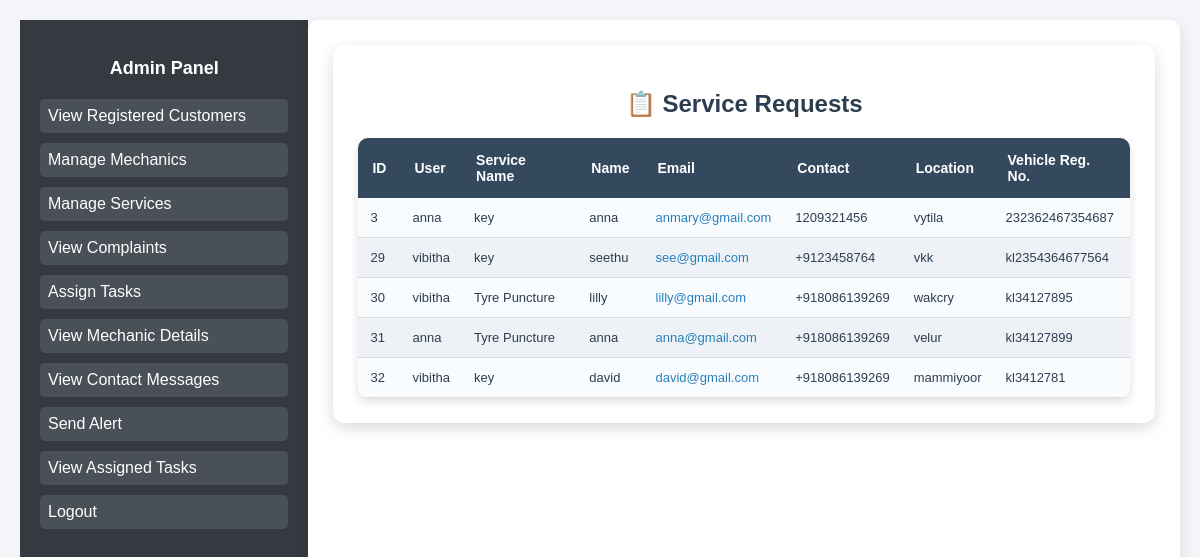
The page /view-requests (signed in) on the database its author committed.
### Home/models.py (models this page shows, shortened)
class ServiceRequest(models.Model):
    user = models.ForeignKey(User, on_delete=models.CASCADE)  # Logged-in user
    service = models.ForeignKey(ServiceProvided, on_delete=models.CASCADE)
    name = models.CharField(max_length=255)
    email = models.EmailField()
    contact_number = models.CharField(max_length=15)
    location = models.CharField(max_length=255)
    state = models.CharField(max_length=100)
    city = models.CharField(max_length=100)
    vehicle_reg_number = models.CharField(max_length=15)

class ServiceProvided(models.Model):
    name = models.CharField(max_length=255)
    picture = models.ImageField(upload_to='services/')  # Main picture
    short_description = models.TextField()
    long_description = models.TextField()
    points_to_remember = models.TextField()
    additional_picture = models.ImageField(upload_to='services/', blank=True, null=True)  # Additional Picture

### Home/views.py (the view)
# urls.py: path('view-requests',views.view_requests,name='view_request'),
@login_required
def view_requests(request):
    requests = ServiceRequest.objects.all()  # Fetch all service requests
    return render(request, 'view_requests.html', {'requests': requests})

### templates/view_requests.html (shortened to what this page needs)
{% extends 'base_admin.html' %}
{% block content %}
<!DOCTYPE html>
<html lang="en">
<head>
</head>
<body style="font-family: 'Poppins', sans-serif; background-color: #f4f4f9; margin: 0; padding: 20px;">
    <div style="max-width: 1200px; margin: 0 auto; background: white; padding: 25px; border-radius: 12px; box-shadow: 0px 5px 15px rgba(0, 0, 0, 0.15);">
        <h2 style="text-align: center; color: #2c3e50; font-weight: bold; margin-bottom: 20px;">📋 Service Requests</h2>
        <table style="width: 100%; border-collapse: collapse; background: white; border-radius: 10px; overflow: hidden; box-shadow: 0px 4px 10px rgba(0, 0, 0, 0.12);">
            <thead>
                <tr style="background: #34495e; color: white; text-align: left;">
                    <th style="padding: 14px; font-size: 14px;">ID</th>
                    <th style="padding: 14px; font-size: 14px;">User</th>
                    <th style="padding: 14px; font-size: 14px;">Service Name</th>
                    <th style="padding: 14px; font-size: 14px;">Name</th>
                    <th style="padding: 14px; font-size: 14px;">Email</th>
                    <th style="padding: 14px; font-size: 14px;">Contact</th>
                    <th style="padding: 14px; font-size: 14px;">Location</th>
                    <th style="padding: 14px; font-size: 14px;">Vehicle Reg. No.</th>
                </tr>
            </thead>
            <tbody>
                {% for request in requests %}
                <tr style="border-bottom: 1px solid #ddd; background: {% cycle '#f9fcff' '#eef2f7' %}; transition: 0.3s;">
                    <td style="padding: 12px; font-size: 13px; color: #2c3e50;">{{ request.id }}</td>
                    <td style="padding: 12px; font-size: 13px; color: #2c3e50;">{{ request.user.username }}</td>
                    <td style="padding: 12px; font-size: 13px; color: #2c3e50;">{{ request.service.name }}</td>
                    <td style="padding: 12px; font-size: 13px; color: #2c3e50;">{{ request.name }}</td>
                    <td style="padding: 12px; font-size: 13px; color: #2980b9;">{{ request.email }}</td>
                    <td style="padding: 12px; font-size: 13px; color: #2c3e50;">{{ request.contact_number }}</td>
                    <td style="padding: 12px; font-size: 13px; color: #2c3e50;">{{ request.location }}</td>
                    <td style="padding: 12px; font-size: 13px; color: #2c3e50;">{{ request.vehicle_reg_number }}</td>
                </tr>
                {% empty %}
                <tr>
                    <td colspan="9" style="text-align: center; padding: 20px; font-size: 15px; color: gray;">No service requests found.</td>
                </tr>
                {% endfor %}
            </tbody>
        </table>
    </div>
</body>
</html>
{% endblock %}

### rows shown on the page
ServiceRequest: id "3", user.username "anna", service.name "key", name "anna", email "anmary@gmail.com", contact_number "1209321456", location "vytila", vehicle_reg_number "232362467354687"
ServiceRequest: id "29", user.username "vibitha", service.name "key", name "seethu", email "see@gmail.com", contact_number "+9123458764", location "vkk", vehicle_reg_number "kl2354364677564"
ServiceRequest: id "30", user.username "vibitha", service.name "Tyre Puncture", name "lilly", email "lilly@gmail.com", contact_number "+918086139269", location "wakcry", vehicle_reg_number "kl34127895"
ServiceRequest: id "31", user.username "anna", service.name "Tyre Puncture", name "anna", email "anna@gmail.com", contact_number "+918086139269", location "velur", vehicle_reg_number "kl34127899"
ServiceRequest: id "32", user.username "vibitha", service.name "key", name "david", email "david@gmail.com", contact_number "+918086139269", location "mammiyoor", vehicle_reg_number "kl3412781"
